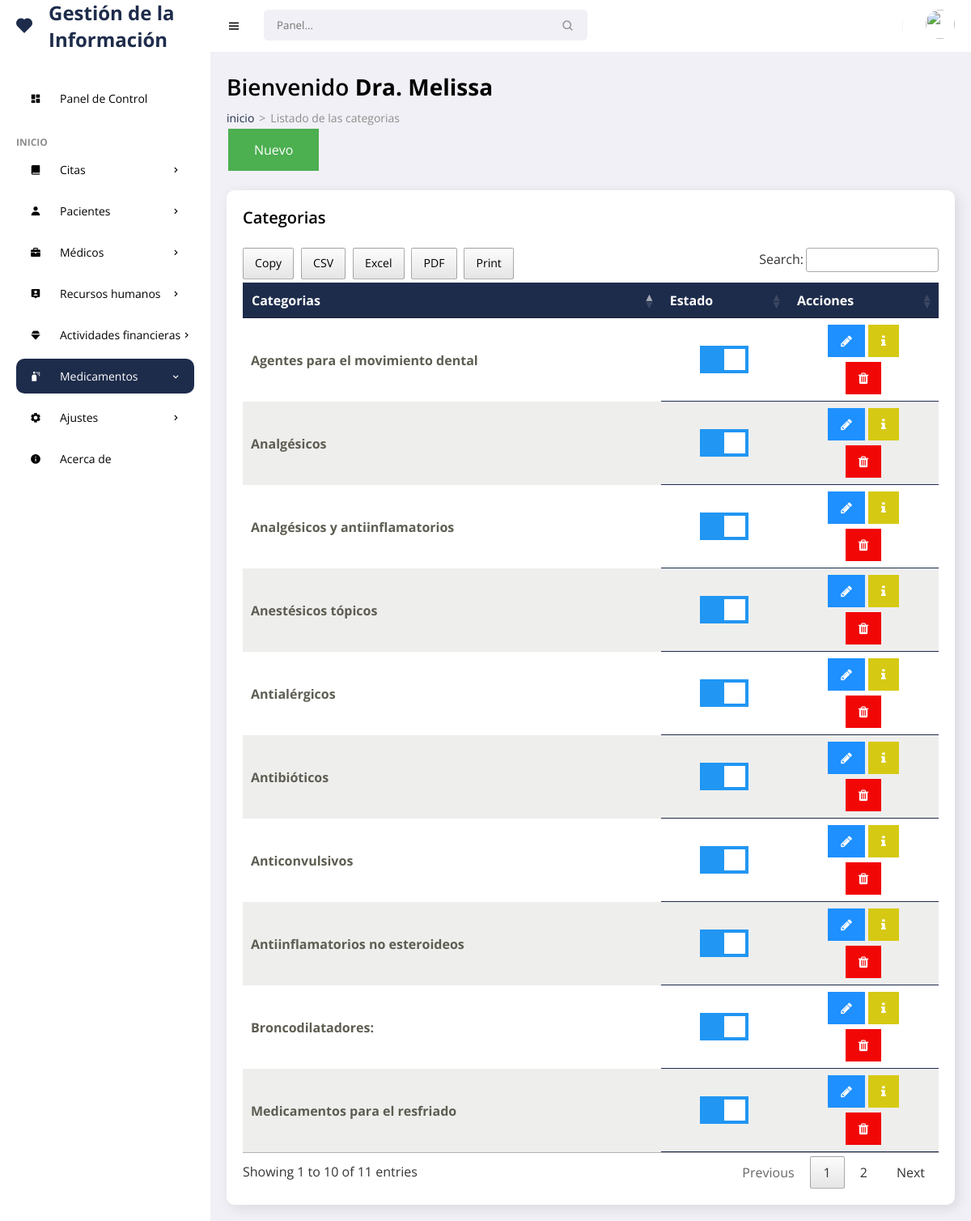
Screenshot of /frontend/medicinas/categoria.php (signed in) with the database file from the repository.
### tables this page shows
CREATE TABLE `category` (
  `idcat` int(11) NOT NULL,
  `nomcat` varchar(150) NOT NULL,
  `state` char(1) NOT NULL,
  `fere` timestamp NOT NULL DEFAULT current_timestamp() ON UPDATE current_timestamp()
);

### frontend/medicinas/categoria.php (the view, shortened to what this page needs)
<!DOCTYPE html>
<html lang="es">
<head>
    <link href='https://unpkg.com/boxicons@2.0.9/css/boxicons.min.css' rel='stylesheet'>
    <link rel="stylesheet" href="../../backend/css/admin.css">
    <link rel="stylesheet" type="text/css" href="../../backend/css/datatable.css">
    <link rel="stylesheet" type="text/css" href="../../backend/css/buttonsdataTables.css">
    <link rel="stylesheet" type="text/css" href="../../backend/css/font.css">
</head>
<body>
    <section id="sidebar">
        <a href="../admin/escritorio.php" class="brand"><i class='bx bxs-heart icon'></i> Gestión de la Información</a>
        <ul class="side-menu">
            <li><a href="../admin/escritorio.php" ><i class='bx bxs-dashboard icon' ></i> Panel de Control</a></li>
            <li class="divider" data-text="Inicio">Panel</li>
            <li>
                <a href="#"><i class='bx bxs-book-alt icon' ></i> Citas <i class='bx bx-chevron-right icon-right' ></i></a>
            </li>
            <li>
                <a href="#"><i class='bx bxs-user icon' ></i> Pacientes <i class='bx bx-chevron-right icon-right' ></i></a>
            </li>
            <li>
                <a href="#"><i class='bx bxs-briefcase icon' ></i> Médicos <i class='bx bx-chevron-right icon-right' ></i></a>
            </li>
            <li>
                <a href="#"><i class='bx bxs-user-pin icon' ></i> Recursos humanos<i class='bx bx-chevron-right icon-right' ></i></a>
            </li>
            <li>
                <a href="#"><i class='bx bxs-diamond icon' ></i> Actividades financieras<i class='bx bx-chevron-right icon-right' ></i></a>
            </li>
            <li>
                <a href="#" class="active"><i class='bx bxs-spray-can icon' ></i> Medicamentos<i class='bx bx-chevron-right icon-right' ></i></a>
            </li>
            <li>
                <a href="#"><i class='bx bxs-cog icon' ></i> Ajustes<i class='bx bx-chevron-right icon-right' ></i></a>
            </li>
            <li><a href="../acerca/mostrar.php"><i class='bx bxs-info-circle icon' ></i> Acerca de</a></li>
        </ul>
    </section>
    <section id="content">
        <nav>
            <i class='bx bx-menu toggle-sidebar' ></i>
            <form action="#">
                <div class="form-group">
                    <input type="text" placeholder="Panel...">
                    <i class='bx bx-search icon' ></i>
                </div>
            </form>
            <div class="profile">
                <img src="https://images.unsplash.com/photo-1517841905240-472988babdf9?ixid=MnwxMjA3fDB8MHxzZWFyY2h8NHx8cGVvcGxlfGVufDB8fDB8fA%3D%3D&ixlib=rb-1.2.1&auto=format&fit=crop&w=500&q=60" alt="">
            </div>
        </nav>
        <main>
            <h1 class="title">Bienvenido <?php echo '<strong>'.$_SESSION['username'].'</strong>'; ?></h1>
            <ul class="breadcrumbs">
                <li><a href="../admin/escritorio.php">inicio</a></li>
                <li class="divider">></li>
                <li><a href="#" class="active">Listado de las categorias</a></li>
            </ul>
            <button class="button" onclick="location.href='categoria_nuevo.php'">Nuevo</button>
          <div class="data">
                <div class="content-data">
                    <div class="head">
                        <h3>Categorias</h3>
                    </div>
                   <div class="table-responsive" style="overflow-x:auto;">
                       <?php
require '../../backend/bd/Conexion.php';
$sentencia = $connect->prepare("SELECT * FROM category ORDER BY idcat DESC;");
 $sentencia->execute();
$data =  array();
if($sentencia){
  while($r = $sentencia->fetchObject()){
    $data[] = $r;
  }
}
     ?>
     <?php if(count($data)>0):?>
         <table id="example" class="responsive-table">
            <thead>
                <tr>
                    <th scope="col">Categorias</th>
                    <th scope="col">Estado</th>
                    <th scope="col">Acciones</th>
                </tr>
            </thead>
            <tbody>
                <?php foreach($data as $d):?>
                    <tr>
                        <th scope="row"><?php echo $d->nomcat ?></th>
                        <td data-title="Estado">
                        <label class="switch">
                          <span class="slider"></span>
                        </label>
                        </td>
                        <td>
                <a title="Actualizar" href="../medicinas/categoria_editar.php?id=<?php echo $d->idcat ?>" class="fa fa-pencil tooltip"></a>
                            <a title="Información" href="../medicinas/categoria_info.php?id=<?php echo $d->idcat ?>" class="fa fa-info"></a>
                            <form  onsubmit="return confirm('Realmente desea eliminar el registro?');" method='POST' action='<?php $_SERVER['PHP_SELF'] ?>'>
<button name='delete_category' style="cursor: pointer;" class="fa fa-trash"></button>
</form>
                        </td>
                    </tr>
                    <?php endforeach; ?>
            </tbody>
         </table>
    <?php endif; ?>
                    </div>
                </div>
            </div>
        </main>
    </section>
</body>
</html>

### backend/css/datatable.css (style rules this page uses)
table.dataTable thead>tr>th.sorting,table.dataTable thead>tr>th.sorting_asc,table.dataTable thead>tr>th.sorting_desc,table.dataTable thead>tr>th.sorting_asc_disabled,table.dataTable thead>tr>th.sorting_desc_disabled,table.dataTable thead>tr>td.sorting,table.dataTable thead>tr>td.sorting_asc,table.dataTable thead>tr>td.sorting_desc,table.dataTable thead>tr>td.sorting_asc_disabled,table.dataTable thead>tr>td.sorting_desc_disabled { cursor:pointer;position:relative;padding-right:26px }
table.dataTable thead>tr>th.sorting:before,table.dataTable thead>tr>th.sorting:after,table.dataTable thead>tr>th.sorting_asc:before,table.dataTable thead>tr>th.sorting_asc:after,table.dataTable thead>tr>th.sorting_desc:before,table.dataTable thead>tr>th.sorting_desc:after,table.dataTable thead>tr>th.sorting_asc_disabled:before,table.dataTable thead>tr>th.sorting_asc_disabled:after,table.dataTable thead>tr>th.sorting_desc_disabled:before,table.dataTable thead>tr>th.sorting_desc_disabled:after,table.dataTable thead>tr>td.sorting:before,table.dataTable thead>tr>td.sorting:after,table.dataTable thead>tr>td.sorting_asc:before,table.dataTable thead>tr>td.sorting_asc:after,table.dataTable thead>tr>td.sorting_desc:before,table.dataTable thead>tr>td.sorting_desc:after,table.dataTable thead>tr>td.sorting_asc_disabled:before,table.dataTable thead>tr>td.sorting_asc_disabled:after,table.dataTable thead>tr>td.sorting_desc_disabled:before,table.dataTable thead>tr>td.sorting_desc_disabled:after { position:absolute;display:block;opacity:.125;right:10px;line-height:9px;font-size:.9em }
table.dataTable thead>tr>th.sorting:before,table.dataTable thead>tr>th.sorting_asc:before,table.dataTable thead>tr>th.sorting_desc:before,table.dataTable thead>tr>th.sorting_asc_disabled:before,table.dataTable thead>tr>th.sorting_desc_disabled:before,table.dataTable thead>tr>td.sorting:before,table.dataTable thead>tr>td.sorting_asc:before,table.dataTable thead>tr>td.sorting_desc:before,table.dataTable thead>tr>td.sorting_asc_disabled:before,table.dataTable thead>tr>td.sorting_desc_disabled:before { bottom:50%;content:"▴" }
table.dataTable thead>tr>th.sorting:after,table.dataTable thead>tr>th.sorting_asc:after,table.dataTable thead>tr>th.sorting_desc:after,table.dataTable thead>tr>th.sorting_asc_disabled:after,table.dataTable thead>tr>th.sorting_desc_disabled:after,table.dataTable thead>tr>td.sorting:after,table.dataTable thead>tr>td.sorting_asc:after,table.dataTable thead>tr>td.sorting_desc:after,table.dataTable thead>tr>td.sorting_asc_disabled:after,table.dataTable thead>tr>td.sorting_desc_disabled:after { top:50%;content:"▾" }
table.dataTable thead>tr>th.sorting_asc:before,table.dataTable thead>tr>th.sorting_desc:after,table.dataTable thead>tr>td.sorting_asc:before,table.dataTable thead>tr>td.sorting_desc:after { opacity:.6 }
table.dataTable thead th,table.dataTable thead td,table.dataTable tfoot th,table.dataTable tfoot td { text-align:left }
table.dataTable { width:100%;margin:0 auto;clear:both;border-collapse:separate;border-spacing:0 }
table.dataTable thead th,table.dataTable tfoot th { font-weight:bold }
table.dataTable thead th,table.dataTable thead td { padding:10px;border-bottom:1px solid rgba(0, 0, 0, 0.3) }
table.dataTable tbody tr { background-color:transparent }
table.dataTable tbody th,table.dataTable tbody td { padding:8px 10px }
table.dataTable.no-footer { border-bottom:1px solid rgba(0, 0, 0, 0.3) }
table.dataTable th,table.dataTable td { box-sizing:content-box }

### rows the page displays
category: nomcat "Agentes para el movimiento dental"
category: nomcat "Anestésicos tópicos"
category: nomcat "Analgésicos y antiinflamatorios"
category: nomcat "Antibióticos"
category: nomcat "Analgésicos"
category: nomcat "Anticonvulsivos"
category: nomcat "Broncodilatadores:"
category: nomcat "Antialérgicos"
category: nomcat "Antiinflamatorios no esteroideos"
category: nomcat "Medicamentos para el resfriado"

### other values shown
$_SESSION['username'] "Dra. Melissa"
